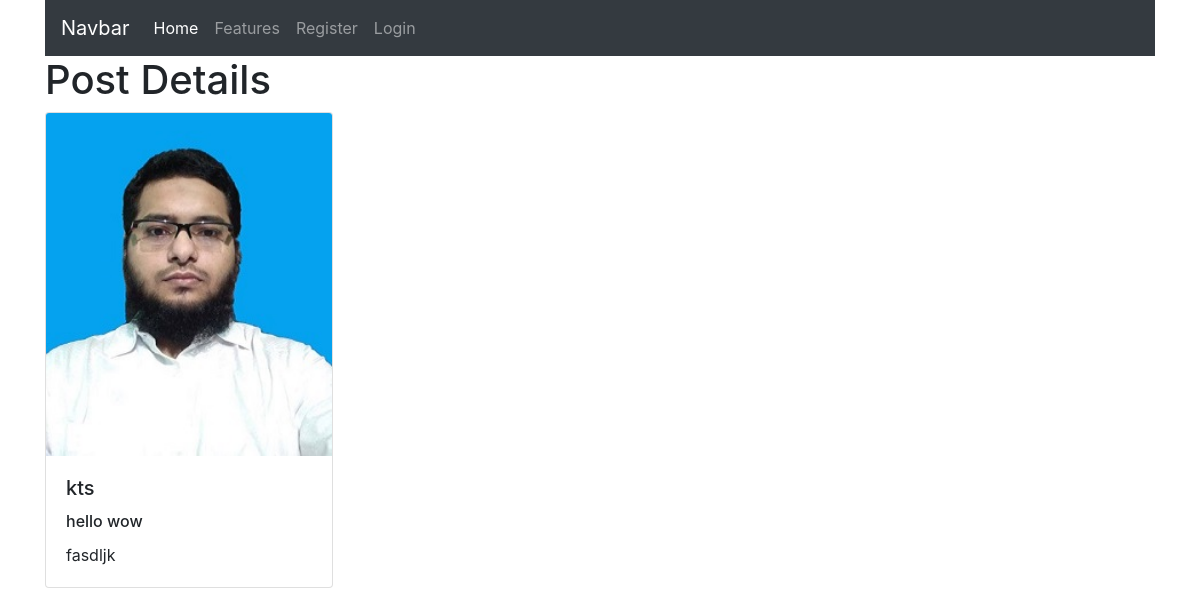
Screenshot of /post/postdetails/4/ with the database file from the repository.
### newlogin/models.py (models this page shows, shortened)
class Post(models.Model):
    author = models.ForeignKey(User, on_delete=models.CASCADE, max_length=100)
    data = models.DateTimeField(auto_now_add=True)
    title = models.CharField(max_length=200)
    text = models.TextField()

class Profile(models.Model):
    user = models.OneToOneField(User, on_delete=models.CASCADE)
    image = models.ImageField(upload_to="profile/", default="profile/default.jpg")

### post/views.py (the view)
# urls.py: path("postdetails/<int:pk>/", Postdetails.as_view(), name='postdetails'),
class Postdetails(DetailView):
    model = Post
    template_name = "post/detail.html"

### templates/post/detail.html (shortened to what this page needs)
{% extends 'base.html' %}
{% block content %}
<h1>Post Details</h1>
<div class="card" style="width: 18rem;">
  <img class="card-img-top" src="{{object.author.profile.image.url}}" alt="Card image cap">
  <div class="card-body">
    <h5 class="card-title">{{object.author}}</h5>
    <h6 class="card-title">{{object.title}}</h6>
    <p class="card-text">{{object.text}}</p>
  </div>
</div>
{% endblock content %}

### rows the page displays
Post: author.profile.image (picture), author "kts", title "hello wow", text "fasdljk"
